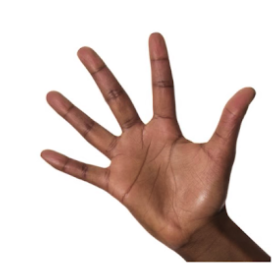
#> input picture images/raised_hand.png, 272 x 263 px
$ jupyter execute hand_contouring.ipynb   (shell and % lines are left out)   (older library calls are emulated)
#> lines starting #> are read from the running program, lines starting #| are printed output that depends on the picture; after the words box and inside, x2 and y2 are one past the last pixel; in counts of white or black regions, pixels touching at a corner belong together
### Import resources and display image

[cell 1]
import numpy as np
import matplotlib.pyplot as plt
import cv2

[cell 2]
# read in the image
image = cv2.imread('images/raised_hand.png')
#> image is the input picture: shape (263, 272, 3); mean B, G, R 199.2, 204.5, 219.8

# make a copy
image_copy = np.copy(image)

# change color to RGB (from BGR)
image_copy = cv2.cvtColor(image_copy, cv2.COLOR_BGR2RGB)

plt.imshow(image_copy)

### Produce a binary image for finding contours

[cell 3]
# convert to gray scale
gray = cv2.cvtColor(image_copy, cv2.COLOR_RGB2GRAY)
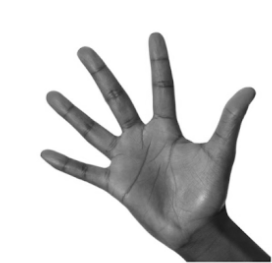
#> gray: shape (263, 272); min 21, max 255, mean 208.5

# create a binary threshold image
retval, binary = cv2.threshold(gray, 250, 250, cv2.THRESH_BINARY_INV)
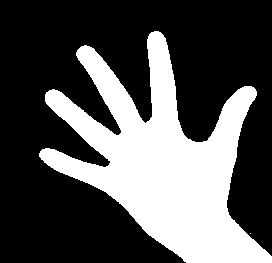
#> binary: shape (263, 272); values 0 (black) and 250 (white), 32.6% white; 2 white regions (1 under 20 px)

plt.imshow(binary, cmap='gray')

[cell 4]
# find contours from thresholded image
retval, contours, hierarchy = cv2.findContours(binary, cv2.RETR_TREE, cv2.CHAIN_APPROX_SIMPLE)
#> contours = 2 contours, 1 with area under 20; largest, box (x1, y1, x2, y2) and area: (39, 31, 272, 263) 22782

print(len(contours))
#| 2
print(contours[0])
#| [[[250 233]]]
print(contours[1])
#> (printed output is left out)

[cell 5]
# draw all contours on a copy of the original image
copy = np.copy(image_copy)
all_contours = cv2.drawContours(copy, contours, -1, (0,255,0), 2) # using -1 means display all contours
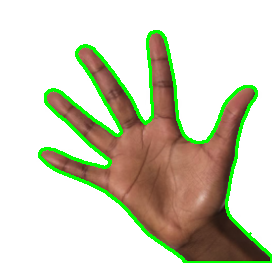
#> all_contours: shape (263, 272, 3); mean R, G, B 207, 207.5, 187.4

plt.imshow(all_contours)

### Try another image

[cell 6]
# read in the image
up_down = cv2.imread('images/thumbs-up-down.jpg')
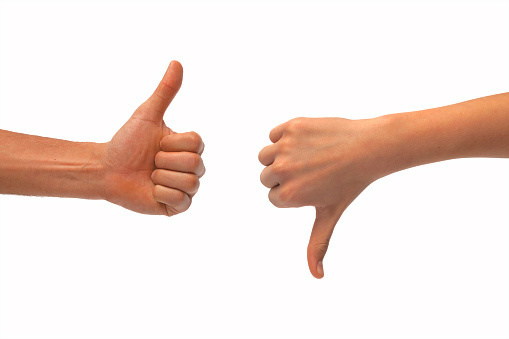
#> input picture images/thumbs-up-down.jpg, 509 x 339 px
#> up_down is the input picture: shape (339, 509, 3); mean B, G, R 221.7, 227.3, 242.6

# change color to RGB (from BGR)
up_down = cv2.cvtColor(up_down, cv2.COLOR_BGR2RGB)

plt.imshow(up_down)

[cell 7]
# convert to gray scale
gray = cv2.cvtColor(up_down, cv2.COLOR_RGB2GRAY)
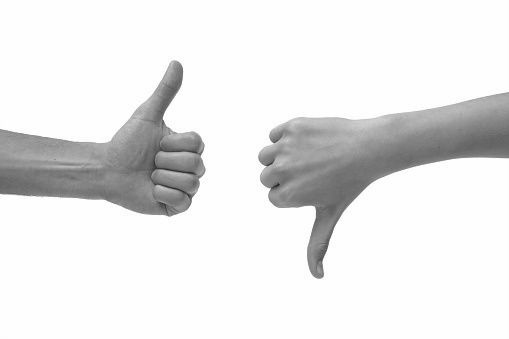
#> gray: shape (339, 509); min 32, max 255, mean 231.4

# create a binary threshold image
retval, binary = cv2.threshold(gray, 215, 170, cv2.THRESH_BINARY_INV) # play with the thresh val up and down
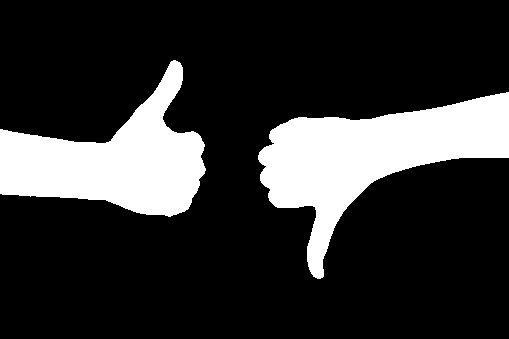
#> binary: shape (339, 509); values 0 (black) and 170 (white), 19.8% white; 2 white regions

# find contours from thresholded image
retval, contours, hierarchy = cv2.findContours(binary, cv2.RETR_TREE, cv2.CHAIN_APPROX_SIMPLE)
#> contours = 2 contours; box (x1, y1, x2, y2) and area: (258, 92, 509, 279) 18080, (0, 60, 206, 217) 15320

print(len(contours))
#| 2
# print(contours[0])
# print(contours[1])

[cell 8]
# Select the contour at index= 0 from a list
selected_contour = contours[1]
#> selected_contour = contour of 249 points, box (x1, y1, x2, y2) (0, 60, 206, 217), area 15320

# draw the first contour (index = 0)
contour_image = np.copy(up_down)
contour_image = cv2.drawContours(contour_image, [selected_contour], -1,  (0,255,0), 2)
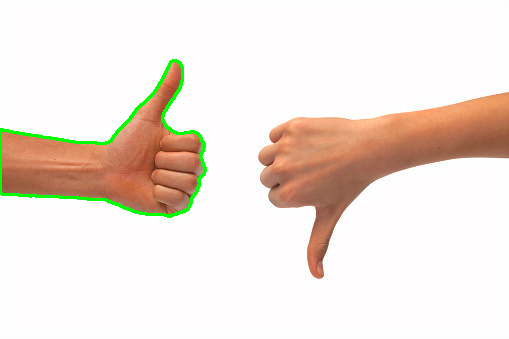
#> contour_image: shape (339, 509, 3); mean R, G, B 239.9, 228.3, 219.7

plt.imshow(contour_image)
